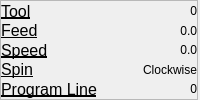
  <widget class="QDockWidget" name="statusDockWidget">
   <property name="maximumSize">
    <size>
     <width>300</width>
     <height>170</height>
    </size>
   </property>
   <property name="features">
    <set>QDockWidget::DockWidgetClosable|QDockWidget::DockWidgetMovable</set>
   </property>
   <property name="windowTitle">
    <string>Machine Status</string>
   </property>
   <attribute name="dockWidgetArea">
    <number>2</number>
   </attribute>
   <widget class="QWidget" name="dockWidgetContents_5">
    <layout class="QVBoxLayout" name="verticalLayout_12">
     <property name="spacing">
      <number>0</number>
     </property>
     <property name="leftMargin">
      <number>0</number>
     </property>
     <property name="topMargin">
      <number>0</number>
     </property>
     <property name="rightMargin">
      <number>2</number>
     </property>
     <property name="bottomMargin">
      <number>0</number>
     </property>
     <item>
      <widget class="QFrame" name="frame_8">
       <property name="frameShape">
        <enum>QFrame::StyledPanel</enum>
       </property>
       <property name="frameShadow">
        <enum>QFrame::Raised</enum>
       </property>
       <layout class="QVBoxLayout" name="verticalLayout_21">
        <property name="spacing">
         <number>0</number>
        </property>
        <property name="leftMargin">
         <number>0</number>
        </property>
        <property name="topMargin">
         <number>0</number>
        </property>
        <property name="rightMargin">
         <number>0</number>
        </property>
        <property name="bottomMargin">
         <number>0</number>
        </property>
        <item>
         <layout class="QGridLayout" name="gridLayout_4" columnstretch="0,1">
          <property name="rightMargin">
           <number>0</number>
          </property>
          <item row="0" column="0">
           <widget class="QLabel" name="label_30">
            <property name="sizePolicy">
             <sizepolicy hsizetype="Maximum" vsizetype="Preferred">
              <horstretch>0</horstretch>
              <verstretch>0</verstretch>
             </sizepolicy>
            </property>
            <property name="font">
             <font>
              <pointsize>12</pointsize>
              <weight>50</weight>
              <bold>false</bold>
              <underline>true</underline>
             </font>
            </property>
            <property name="text">
             <string>Tool</string>
            </property>
           </widget>
          </item>
          <item row="0" column="1">
           <widget class="QLabel" name="toolLabel">
            <property name="text">
             <string>0</string>
            </property>
            <property name="alignment">
             <set>Qt::AlignRight|Qt::AlignTrailing|Qt::AlignVCenter</set>
            </property>
           </widget>
          </item>
          <item row="1" column="0">
           <widget class="QLabel" name="label_31">
            <property name="sizePolicy">
             <sizepolicy hsizetype="Maximum" vsizetype="Preferred">
              <horstretch>0</horstretch>
              <verstretch>0</verstretch>
             </sizepolicy>
            </property>
            <property name="font">
             <font>
              <pointsize>12</pointsize>
              <weight>50</weight>
              <bold>false</bold>
              <underline>true</underline>
             </font>
            </property>
            <property name="text">
             <string>Feed</string>
            </property>
           </widget>
          </item>
          <item row="1" column="1">
           <widget class="QLabel" name="feedLabel">
            <property name="text">
             <string>0.0</string>
            </property>
            <property name="alignment">
             <set>Qt::AlignRight|Qt::AlignTrailing|Qt::AlignVCenter</set>
            </property>
           </widget>
          </item>
          <item row="2" column="0">
           <widget class="QLabel" name="label_32">
            <property name="sizePolicy">
             <sizepolicy hsizetype="Maximum" vsizetype="Preferred">
              <horstretch>0</horstretch>
              <verstretch>0</verstretch>
             </sizepolicy>
            </property>
            <property name="font">
             <font>
              <pointsize>12</pointsize>
              <weight>50</weight>
              <bold>false</bold>
              <underline>true</underline>
             </font>
            </property>
            <property name="text">
             <string>Speed</string>
            </property>
           </widget>
          </item>
          <item row="2" column="1">
           <widget class="QLabel" name="speedLabel">
            <property name="text">
             <string>0.0</string>
            </property>
            <property name="alignment">
             <set>Qt::AlignRight|Qt::AlignTrailing|Qt::AlignVCenter</set>
            </property>
           </widget>
          </item>
          <item row="3" column="0">
           <widget class="QLabel" name="label_33">
            <property name="sizePolicy">
             <sizepolicy hsizetype="Maximum" vsizetype="Preferred">
              <horstretch>0</horstretch>
              <verstretch>0</verstretch>
             </sizepolicy>
            </property>
            <property name="font">
             <font>
              <pointsize>12</pointsize>
              <weight>50</weight>
              <bold>false</bold>
              <underline>true</underline>
             </font>
            </property>
            <property name="text">
             <string>Spin</string>
            </property>
           </widget>
          </item>
          <item row="3" column="1">
           <widget class="QLabel" name="directionLabel">
            <property name="text">
             <string>Clockwise</string>
            </property>
            <property name="alignment">
             <set>Qt::AlignRight|Qt::AlignTrailing|Qt::AlignVCenter</set>
            </property>
           </widget>
          </item>
          <item row="4" column="0">
           <widget class="QLabel" name="label_34">
            <property name="sizePolicy">
             <sizepolicy hsizetype="Maximum" vsizetype="Preferred">
              <horstretch>0</horstretch>
              <verstretch>0</verstretch>
             </sizepolicy>
            </property>
            <property name="font">
             <font>
              <pointsize>12</pointsize>
              <weight>50</weight>
              <bold>false</bold>
              <underline>true</underline>
             </font>
            </property>
            <property name="text">
             <string>Program Line</string>
            </property>
           </widget>
          </item>
          <item row="4" column="1">
           <widget class="QLabel" name="programLineLabel">
            <property name="text">
             <string>0</string>
            </property>
            <property name="alignment">
             <set>Qt::AlignRight|Qt::AlignTrailing|Qt::AlignVCenter</set>
            </property>
           </widget>
          </item>
         </layout>
        </item>
       </layout>
      </widget>
     </item>
    </layout>
   </widget>
  </widget>
